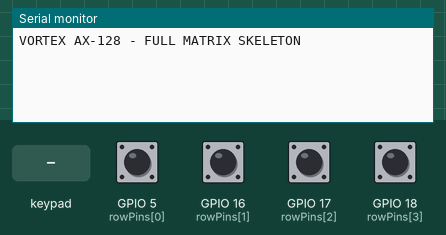
Simulated run of this sketch. Board: ESP32. Shown: the last lines printed to the serial monitor. Wiring (inferred from the names in the program): 2×4 keypad with keys 1 2 3 4 5 6 7 8 (labels assumed): rows GPIO 7, GPIO 15; columns GPIO 8, GPIO 9, GPIO 10, GPIO 11. The test bench sets the inputs (shaded band); at power-on: GPIO 5 (rowPins[0]), GPIO 16 (rowPins[1]), GPIO 17 (rowPins[2]), GPIO 18 (rowPins[3]) HIGH.

Above: at 1.2 s.
1.3 s: GPIO 5 (rowPins[0]) pulled LOW for 0.15 s
At 2.0 s:
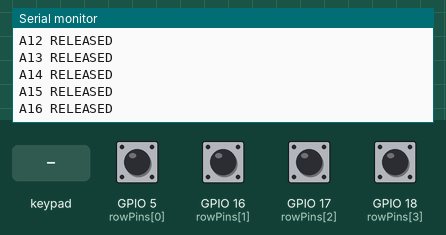
2.9 s: GPIO 16 (rowPins[1]) pulled LOW for 0.15 s
At 4.2 s:
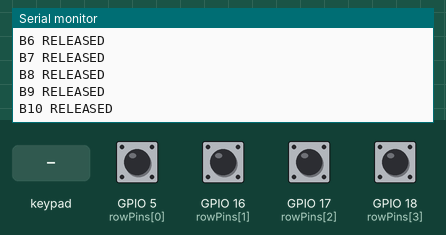
4.5 s: GPIO 17 (rowPins[2]) pulled LOW for 0.15 s
At 5.6 s:
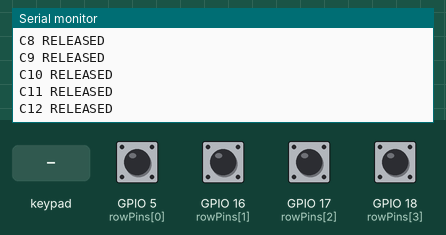
6.1 s: GPIO 18 (rowPins[3]) pulled LOW for 0.15 s
At 6.9 s:
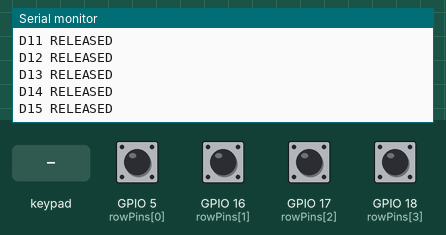
7.7 s: key '1' pressed
At 8.9 s:
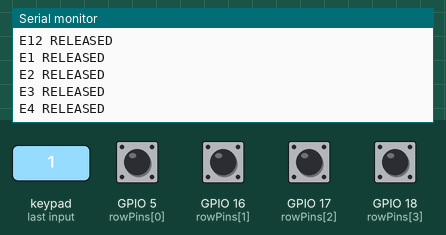
9.2 s: keypad keys 1 2 pressed 0.4 s apart
At 10.6 s:
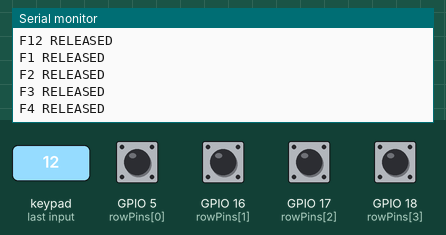
Timing chart, 0 to 12.2 s (numbered marks = the images above; inputs shaded):
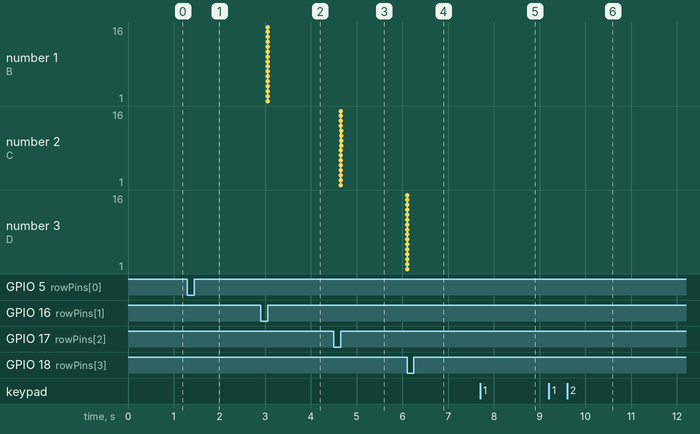

The sketch:

05_full_matrix_scanner_skeleton_UNTESTED.ino
```cpp
// VORTEX AX-128
// FULL MATRIX SCANNER SKELETON
// NOT YET VALIDATED WITH ALL 128 KEYS.
// Uses frozen Rev.A pinout.

const uint8_t muxS[4] = {4, 6, 7, 15};
const uint8_t rowPins[8] = {5, 16, 17, 18, 8, 9, 10, 11};

bool keyState[8][16] = {};

void selectColumn(uint8_t col) {
  digitalWrite(muxS[0], col & 0x01);
  digitalWrite(muxS[1], (col >> 1) & 0x01);
  digitalWrite(muxS[2], (col >> 2) & 0x01);
  digitalWrite(muxS[3], (col >> 3) & 0x01);
  delayMicroseconds(10);
}

void setup() {
  Serial.begin(115200);

  for (uint8_t i = 0; i < 4; ++i) {
    pinMode(muxS[i], OUTPUT);
  }

  for (uint8_t r = 0; r < 8; ++r) {
    pinMode(rowPins[r], INPUT_PULLUP);
  }

  Serial.println("VORTEX AX-128 - FULL MATRIX SKELETON");
}

void loop() {
  for (uint8_t col = 0; col < 16; ++col) {
    selectColumn(col);

    for (uint8_t row = 0; row < 8; ++row) {
      bool pressed = digitalRead(rowPins[row]) == LOW;

      if (pressed != keyState[row][col]) {
        keyState[row][col] = pressed;

        char rowName = 'A' + row;

        Serial.printf("%c%d %s\n",
                      rowName,
                      col + 1,
                      pressed ? "PRESSED" : "RELEASED");
      }
    }
  }

  delay(1);
}
```

Measured:
- after the input at 1.3 s, the serial monitor: prints a new line at once (image 1)
- after the input at 2.9 s, the serial monitor: prints a new line at once (image 2)
- after the input at 4.5 s, the serial monitor: prints a new line at once (image 3)
- after the input at 6.1 s, the serial monitor: prints a new line at once (image 4)
- after the input at 7.7 s, the serial monitor: prints a new line at once (image 5)
- after the input at 9.2 s, the serial monitor: prints a new line after 0.40 s (image 6)
